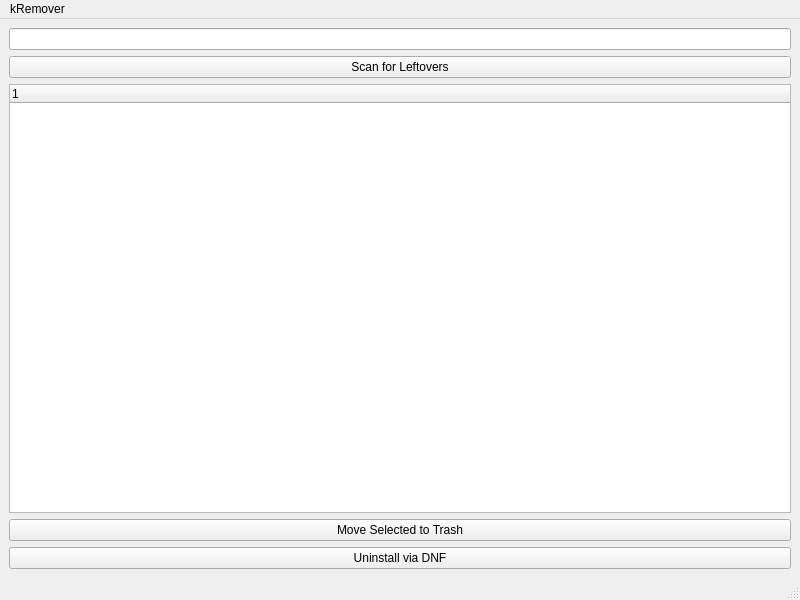
<?xml version="1.0" encoding="UTF-8"?>
<ui version="4.0">
 <class>MainWindow</class>
 <widget class="QMainWindow" name="MainWindow">
  <property name="geometry">
   <rect>
    <x>0</x>
    <y>0</y>
    <width>800</width>
    <height>600</height>
   </rect>
  </property>
  <property name="windowTitle">
   <string>MainWindow</string>
  </property>
  <widget class="QWidget" name="centralwidget">
   <layout class="QGridLayout" name="gridLayout">
    <item row="0" column="0">
     <layout class="QVBoxLayout" name="verticalLayout">
      <item>
       <widget class="QLineEdit" name="search_input"/>
      </item>
      <item>
       <widget class="QPushButton" name="scan_btn">
        <property name="text">
         <string>Scan for Leftovers</string>
        </property>
       </widget>
      </item>
      <item>
       <widget class="QTreeWidget" name="results_tree">
        <column>
         <property name="text">
          <string notr="true">1</string>
         </property>
        </column>
       </widget>
      </item>
      <item>
       <widget class="QPushButton" name="trash_btn">
        <property name="text">
         <string>Move Selected to Trash</string>
        </property>
       </widget>
      </item>
      <item>
       <widget class="QPushButton" name="uninstall_btn">
        <property name="text">
         <string>Uninstall via DNF</string>
        </property>
       </widget>
      </item>
     </layout>
    </item>
   </layout>
  </widget>
  <widget class="QMenuBar" name="menubar">
   <property name="geometry">
    <rect>
     <x>0</x>
     <y>0</y>
     <width>800</width>
     <height>30</height>
    </rect>
   </property>
   <widget class="QMenu" name="menukRemover">
    <property name="title">
     <string>kRemover</string>
    </property>
   </widget>
   <addaction name="menukRemover"/>
  </widget>
  <widget class="QStatusBar" name="statusbar"/>
 </widget>
 <resources/>
 <connections/>
</ui>
